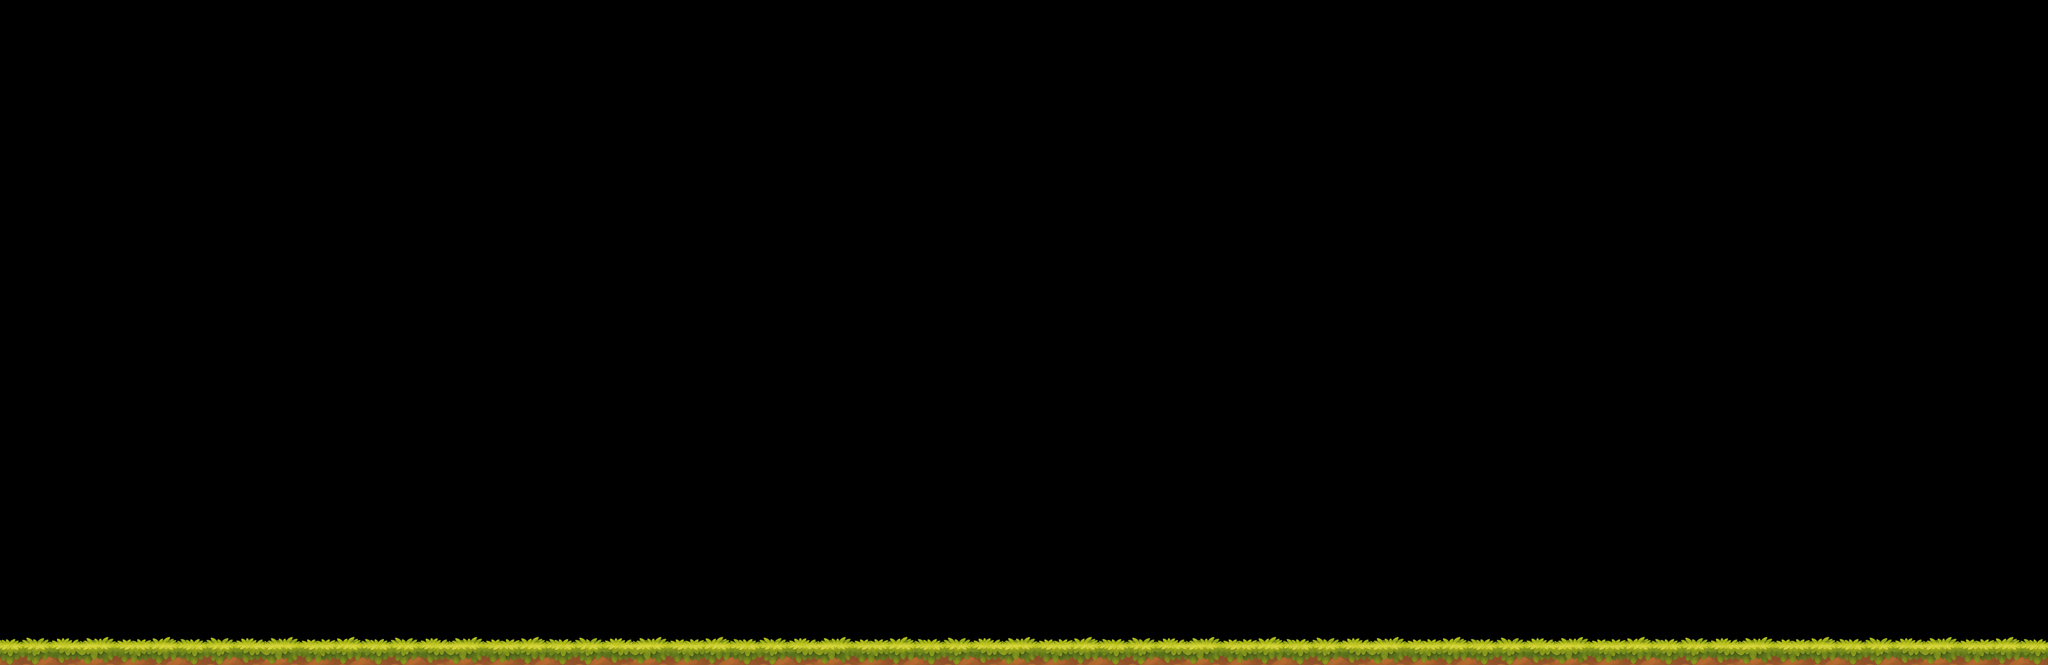

Rendered tile map (Tiled .tmx) drawn with the repository's tilesets; below, a short description and the map source with its tile grids summarised:
An orthogonal 200x65 tile map with 20x20 px tiles, 1 tile layer (Tile Layer 1) and 1 object (player_spawn).

<map version="1.10" tiledversion="1.12.2" orientation="orthogonal" renderorder="right-down" width="200" height="65" tilewidth="20" tileheight="20" infinite="0" nextlayerid="3" nextobjectid="2">
 <tileset firstgid="1" source="TEST.tsx" />
 <layer id="1" name="Tile Layer 1" width="200" height="65">
  <data>[13000 cells, 12 non-empty, 1 distinct tile ids]</data>
 </layer>
 <objectgroup id="2" name="MARKERS">
  <object id="1" name="player_spawn" x="563.636" y="1127.27">
   <point />
  </object>
 </objectgroup>
</map>
